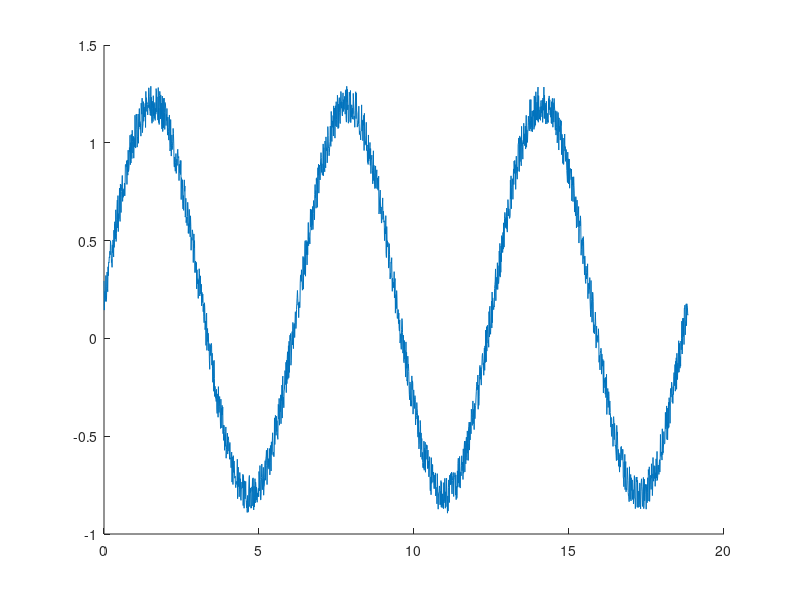

Write MATLAB code to recreate this figure.
minrauschen = -.1;
maxrauschen = .1;
x = 0:0.01:6*pi;
rauschen = (maxrauschen-minrauschen) .* rand(size(x)) - minrauschen; % Rauschanteil
signal = sin(x) %Signal
A=signal+rauschen; % Verrauschtes Signal

% save A.mat

figure(1)
hold on 
plot(x,A)
